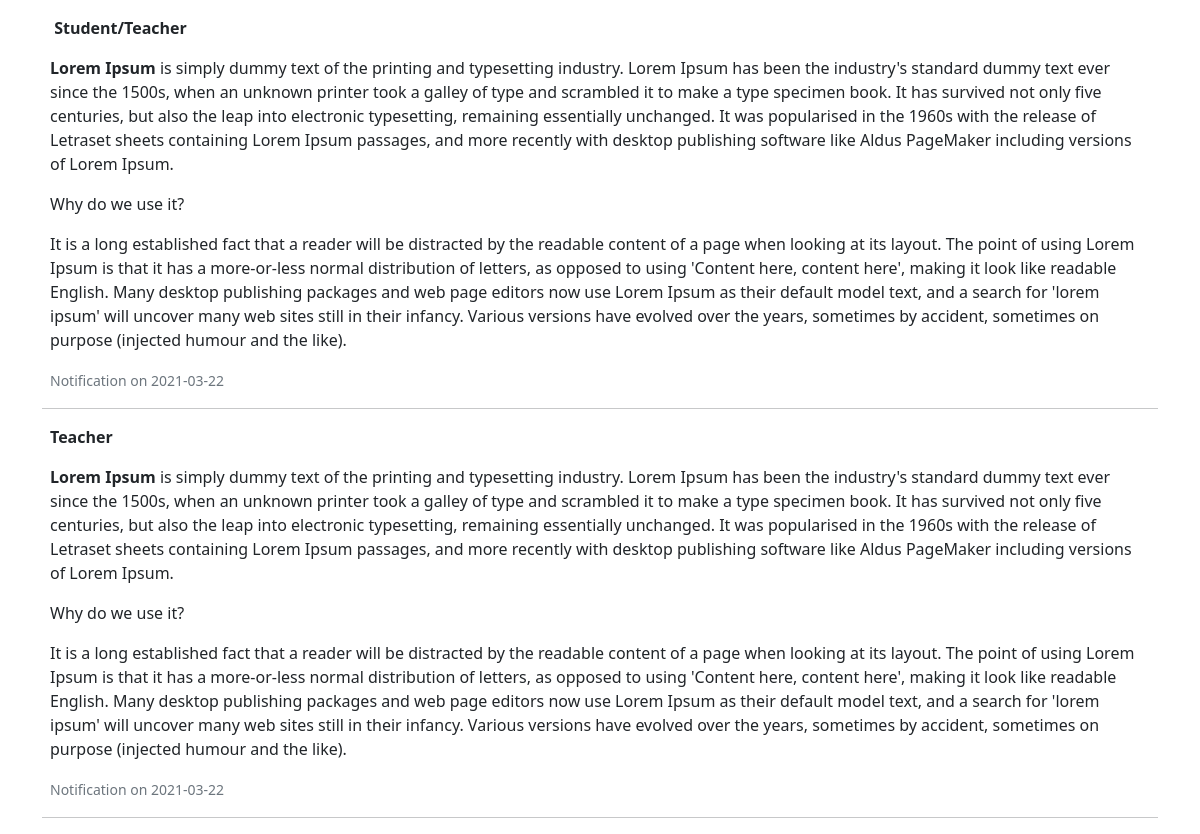
The app's page /teacher/teacher_notification with its own data.
### app/models.py (models this page shows, shortened)
class Notification(db.Model):
    id = db.Column(db.Integer, primary_key=True)
    notification = db.Column(db.Text)
    sender = db.Column(db.String(64))
    notify_date = db.Column(db.DateTime, default=datetime.utcnow())

### app/routes.py (the view)
@app.route('/teacher/teacher_notification')
def teacher_notification():
    notifications = Notification.query.filter(Notification.sender != 'Student').order_by(Notification.notify_date.desc()).all()
    return render_template('teacher/teacher_notification.html', notifications=notifications)

### app/routes.py (called while the page is built)
@app.before_request
def before_request():
    g.user = None
    if 'teacher_id' in session:
        user = Teacher.query.filter_by(id=session['teacher_id']).first()
        g.user = user

@app.before_request
def std_before_request():
    g.std_user = None
    if 'student_id' in session:
        std_user = Student.query.filter_by(id=session['student_id']).first()
        g.std_user = std_user

### app/templates/teacher/teacher_notification.html (shortened to what this page needs)
<!DOCTYPE html>
<html lang="en">
<head>
    <link href="https://cdn.jsdelivr.net/npm/bootstrap@5.0.0-beta2/dist/css/bootstrap.min.css" rel="stylesheet">
</head>
<body>
    <div class="container">
        {% for notify in notifications %}
        <div class="m-2">
            <p class="text-capitalize text-justify">
                {{ notify.notification|safe }}
            </p>
            <p>
                <small class="text-muted">Notification on {{ notify.notify_date.strftime('%Y-%m-%d') }}</small>
            </p>
        </div>
        <hr>
        {% endfor %}
    </div>
</body>
</html>

### records on screen
Notification: notification "Student/Teacher Lorem Ipsum is simply dummy text of the printing and typesetting industry. Lorem Ipsum has been the industry's standard dummy text ever since the 1500s, when an unknown printer took a galley of type and scrambled it to make a type specimen book. It has survived not only five centuries, but also the leap into electronic typesetting, remaining essentially unchanged. It was popularised in the 1960s with the release of Letraset sheets containing Lorem Ipsum passages, and more recently with desktop publishing software like Aldus PageMaker including versions of Lorem Ipsum. Why do we use it? It is a long established fact that a reader will be distracted by the readable content of…", notify_date "2021-03-22"
Notification: notification "Teacher Lorem Ipsum is simply dummy text of the printing and typesetting industry. Lorem Ipsum has been the industry's standard dummy text ever since the 1500s, when an unknown printer took a galley of type and scrambled it to make a type specimen book. It has survived not only five centuries, but also the leap into electronic typesetting, remaining essentially unchanged. It was popularised in the 1960s with the release of Letraset sheets containing Lorem Ipsum passages, and more recently with desktop publishing software like Aldus PageMaker including versions of Lorem Ipsum. Why do we use it? It is a long established fact that a reader will be distracted by the readable content of a page…", notify_date "2021-03-22"
